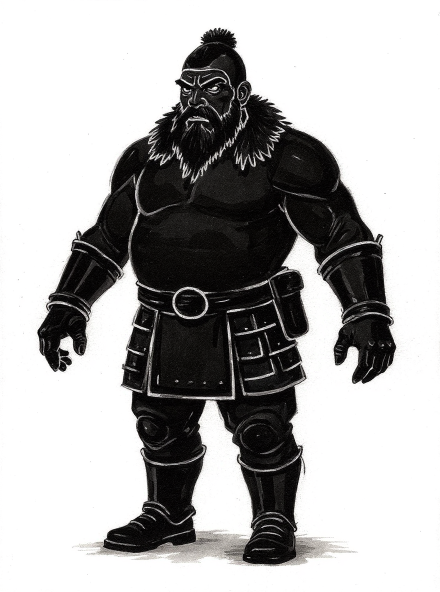
#> input picture art/rig_chief/chief_apose_B.png, 880 x 1184 px (shown at 1/2 size)
$ python make_split.py
#> lines starting #> are read from the running program, lines starting #| are printed output that depends on the picture
"""Write chief_apose.png and split.json, the cut of it into rig parts (see tools/split_parts.py).
usage: python -I art/rig_chief/make_split.py

The painting (chief_apose_B.png) faced left and stood on a grey wash of ground shadow, so it is
mirrored and the wash under the boots is wiped to paper first. It is three-quarters on rather
than in profile, both arms hanging well clear of the body, and the plated skirt covers both
thighs: they are hidden fill that only shows, as flat ink, when a stride swings a leg out from
under the plates.

Colours: a boss among the bandits, so the same family (leather browns, the indigo belt that
marks every enemy, no red) but darker and heavier: a dark brown coat, a grey-brown fur mantle,
iron bracers and skirt plates.
"""
import json
import math
import os

import numpy as np
from PIL import Image

HERE = os.path.dirname(os.path.abspath(__file__))


def circle(cx, cy, r, n=16):
    return [[round(cx + r * math.cos(2 * math.pi * i / n)), round(cy + r * math.sin(2 * math.pi * i / n))] for i in range(n)]


def box(x0, y0, x1, y1):
    return [[x0, y0], [x1, y0], [x1, y1], [x0, y1]]


def source():
    im = Image.open(os.path.join(HERE, "chief_apose_B.png")).convert("RGB").transpose(Image.FLIP_LEFT_RIGHT)
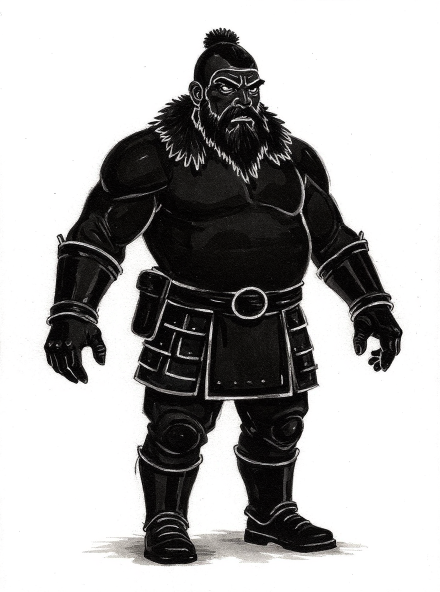
#> im: PIL image 880x1184 RGB (shown at 1/2 size); mean R, G, B 173.2, 172.6, 172.2
    a = np.array(im)
    # the ground wash: pale grey below the ankles; the boots are near-black
    low = a[1040:]
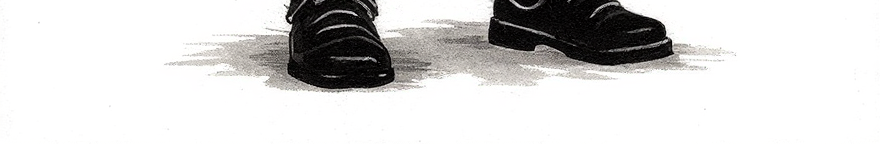
#> low: shape (144, 880, 3); mean R, G, B 214.3, 213.5, 212.9
    low[low.mean(axis=2) > 120] = 255
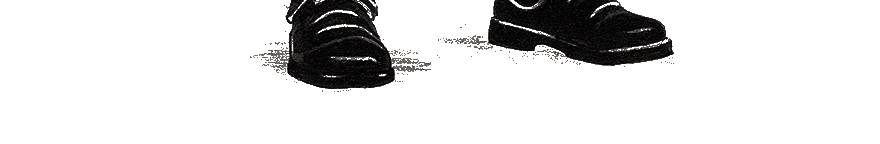
#> low: shape (144, 880, 3); mean R, G, B 222.4, 222.2, 222.1
    Image.fromarray(a).save(os.path.join(HERE, "chief_apose.png"))
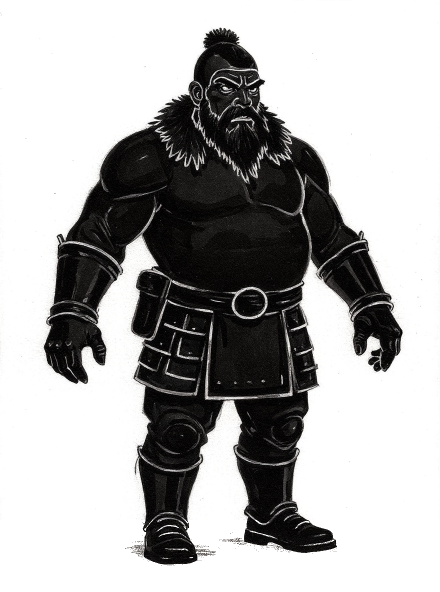
#> saved as chief_apose.png: PIL image 880x1184 RGB (shown at 1/2 size); mean R, G, B 174.2, 173.6, 173.4


KNEE_B, KNEE_F = (350, 880), (572, 872)
FUR = [118, 104, 86]
IRON = [66, 70, 80]
SKIN = [178, 130, 92]

SPEC = {
    "source": "chief_apose.png",
    "pale_keep": 0.3,
    "tint": [72, 54, 42],
    # regions claim in this order, each what the ones before it left: the painting's fill runs
    # on unbroken from beard to fur to coat, so the seams are these outlines, traced on it
    "regions": [
        {"name": "topknot", "tint": [34, 32, 34], "all": True, "poly": box(396, 20, 490, 80)},
        # the shaved scalp and the face down to the moustache
        {"name": "face", "tint": SKIN, "all": True,
         "poly": [[398, 98], [440, 78], [495, 88], [520, 128], [538, 162], [536, 204], [500, 212], [460, 212],
                  [432, 200], [428, 168], [410, 172], [398, 140]]},
        {"name": "beard", "tint": [34, 32, 34], "all": True,
         "poly": [[378, 150], [428, 165], [432, 200], [460, 212], [536, 204], [548, 240], [526, 296], [502, 346],
                  [465, 360], [430, 332], [400, 292], [376, 220]]},
        {"name": "fur", "tint": FUR, "all": True,
         "poly": [[284, 238], [340, 204], [400, 188], [530, 192], [576, 234], [614, 290], [596, 336], [540, 352],
                  [500, 374], [440, 374], [380, 346], [330, 320], [286, 282]]},
        {"name": "belt", "tint": [44, 58, 88], "all": True,
         "poly": [[340, 552], [420, 570], [490, 576], [560, 566], [618, 548], [628, 602], [560, 624], [490, 638],
                  [420, 630], [340, 608]]},
        {"name": "hand_b", "tint": SKIN, "all": True, "poly": box(80, 646, 222, 780)},
        {"name": "hand_f", "tint": SKIN, "all": True, "poly": box(690, 644, 812, 760)},
        {"name": "bracer_b", "tint": IRON, "all": True,
         "poly": [[110, 470], [250, 470], [240, 545], [212, 646], [86, 646], [100, 560]]},
        {"name": "bracer_f", "tint": IRON, "all": True,
         "poly": [[620, 465], [735, 460], [796, 600], [796, 644], [690, 644], [650, 560]]},
        {"name": "plates", "tint": IRON, "all": True,
         "poly": [[340, 608], [420, 630], [490, 638], [560, 624], [628, 602], [650, 620], [650, 805], [262, 805],
                  [262, 690], [340, 680]]},
        {"name": "coat", "tint": [72, 54, 42], "all": True, "poly": box(180, 180, 700, 700)},
        {"name": "trousers", "tint": [60, 54, 50], "all": True, "poly": box(270, 780, 620, 900)},
        {"name": "boots", "tint": [30, 28, 28], "all": True, "poly": box(260, 890, 690, 1140)},
    ],
    "outline": {"width": 10, "color": [24, 24, 30]},
    "parts": [
        {"name": "arm_b_upper",
         "poly": [[236, 296], [330, 296], [318, 380], [296, 470], [270, 520], [182, 520], [190, 420], [206, 340]],
         "hidden": [box(270, 320, 340, 470)], "pivot": [280, 345]},
        {"name": "arm_b_lower",
         "poly": [[160, 470], [262, 470], [252, 560], [222, 650], [88, 650], [98, 540], [120, 480]],
         "hidden": [box(170, 465, 246, 515)], "pivot": [205, 490]},
        {"name": "hand_b", "poly": box(80, 630, 222, 780),
         "hidden": [box(110, 620, 200, 650)], "hidden_fill": "copy", "pivot": [158, 640]},
        {"name": "leg_b_thigh", "poly": box(282, 690, 452, 900), "exclude_parts": ["robe"],
         "hidden": [box(300, 690, 440, 900)], "caps": [circle(*KNEE_B, 40)], "pivot": [365, 705]},
        {"name": "leg_b_shin",
         "poly": [[272, 870], [430, 870], [416, 1040], [420, 1130], [270, 1130]],
         "hidden": [box(300, 850, 400, 920)], "caps": [circle(*KNEE_B, 40)], "pivot": list(KNEE_B), "hidden_fill": "copy"},
        {"name": "leg_f_thigh", "poly": box(452, 690, 625, 895), "exclude_parts": ["robe"],
         "hidden": [box(470, 690, 615, 895)], "caps": [circle(*KNEE_F, 38)], "pivot": [535, 705]},
        {"name": "leg_f_shin",
         "poly": [[452, 864], [625, 864], [606, 1030], [690, 1060], [690, 1110], [452, 1110]],
         "hidden": [box(528, 840, 628, 910)], "caps": [circle(*KNEE_F, 38)], "pivot": list(KNEE_F), "hidden_fill": "copy"},
        # the plated skirt, from the belt down, with the pouch on the hip
        {"name": "robe",
         "poly": [[262, 600], [646, 600], [646, 810], [262, 810]],
         "exclude_parts": ["arm_b_lower", "hand_b", "arm_f_lower", "hand_f"],
         "hidden": [box(300, 590, 620, 630)], "pivot": [450, 610]},
        {"name": "torso",
         "poly": [[290, 200], [610, 200], [650, 290], [606, 360], [636, 470], [622, 560], [640, 640],
                  [262, 640], [270, 540], [296, 470], [318, 380], [290, 300]],
         "exclude_parts": ["head"],
         "hidden": [box(296, 280, 610, 400), box(290, 600, 630, 650)], "hidden_fill": "copy", "pivot": [450, 610]},
        {"name": "head",
         "poly": [[372, 40], [548, 40], [552, 180], [536, 240], [512, 300], [496, 352], [440, 362], [402, 300], [380, 220]],
         "hidden": [box(410, 270, 500, 330)], "hidden_fill": "copy", "pivot": [455, 300]},
        {"name": "arm_f_upper",
         "poly": [[580, 290], [640, 290], [668, 360], [676, 420], [700, 470], [700, 510], [612, 520], [618, 470], [606, 380], [596, 340]],
         "hidden": [box(590, 320, 640, 470)], "hidden_fill": "copy", "pivot": [612, 345]},
        {"name": "arm_f_lower",
         "poly": [[612, 466], [712, 456], [760, 520], [796, 600], [796, 640], [700, 640], [660, 580], [630, 520]],
         "hidden": [box(616, 470, 690, 520)], "hidden_fill": "copy", "pivot": [650, 490]},
        # the axe, drawn by code (tools/draw_sword.py axe), hanging forward from the near fist
        {"name": "sword", "image": "axe.png", "grip": [140, 44], "angle": 70, "pivot": [752, 690]},
        {"name": "hand_f", "poly": box(690, 616, 812, 760),
         "hidden": [box(706, 610, 790, 640)], "hidden_fill": "copy", "pivot": [745, 630]},
    ],
}

if __name__ == "__main__":
    source()
    with open(os.path.join(HERE, "split.json"), "w", encoding="utf8") as f:
        json.dump(SPEC, f, indent=1)
